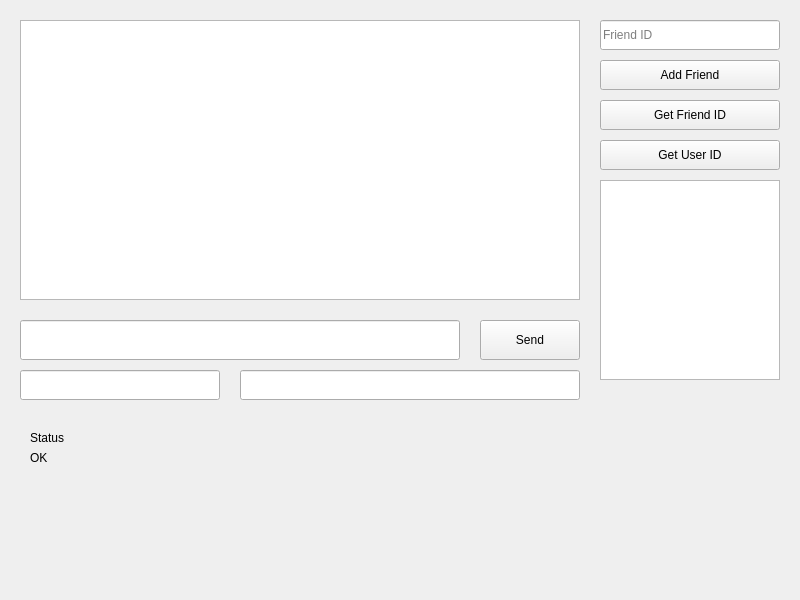
<?xml version="1.0" encoding="UTF-8"?>
<ui version="4.0">
 <class>MainWindow</class>
 <widget class="QMainWindow" name="MainWindow">
  <property name="geometry">
   <rect>
    <x>0</x>
    <y>0</y>
    <width>800</width>
    <height>600</height>
   </rect>
  </property>
  <widget class="QWidget" name="centralwidget">
   <widget class="QTextEdit" name="messagesTextEdit">
    <property name="geometry">
     <rect>
      <x>20</x>
      <y>20</y>
      <width>560</width>
      <height>280</height>
     </rect>
    </property>
   </widget>
   <widget class="QLineEdit" name="messageLineEdit">
    <property name="geometry">
     <rect>
      <x>20</x>
      <y>320</y>
      <width>440</width>
      <height>40</height>
     </rect>
    </property>
   </widget>
   <widget class="QPushButton" name="sendButton">
    <property name="geometry">
     <rect>
      <x>480</x>
      <y>320</y>
      <width>100</width>
      <height>40</height>
     </rect>
    </property>
    <property name="text">
     <string>Send</string>
    </property>
   </widget>
   <widget class="QLineEdit" name="friendIdLineEdit">
    <property name="geometry">
     <rect>
      <x>600</x>
      <y>20</y>
      <width>180</width>
      <height>30</height>
     </rect>
    </property>
    <property name="placeholderText">
     <string>Friend ID</string>
    </property>
   </widget>
   <widget class="QPushButton" name="addFriendButton">
    <property name="geometry">
     <rect>
      <x>600</x>
      <y>60</y>
      <width>180</width>
      <height>30</height>
     </rect>
    </property>
    <property name="text">
     <string>Add Friend</string>
    </property>
   </widget>
   <widget class="QPushButton" name="getFriendIdButton">
    <property name="geometry">
     <rect>
      <x>600</x>
      <y>100</y>
      <width>180</width>
      <height>30</height>
     </rect>
    </property>
    <property name="text">
     <string>Get Friend ID</string>
    </property>
   </widget>
   <widget class="QPushButton" name="getUserIdButton">
    <property name="geometry">
     <rect>
      <x>600</x>
      <y>140</y>
      <width>180</width>
      <height>30</height>
     </rect>
    </property>
    <property name="text">
     <string>Get User ID</string>
    </property>
   </widget>
   <widget class="QListWidget" name="friendsListWidget">
    <property name="geometry">
     <rect>
      <x>600</x>
      <y>180</y>
      <width>180</width>
      <height>200</height>
     </rect>
    </property>
   </widget>
   <widget class="QLineEdit" name="versionLineEdit">
    <property name="geometry">
     <rect>
      <x>20</x>
      <y>370</y>
      <width>200</width>
      <height>30</height>
     </rect>
    </property>
    <property name="readOnly">
     <bool>true</bool>
    </property>
   </widget>
   <widget class="QLineEdit" name="errorLineEdit">
    <property name="geometry">
     <rect>
      <x>240</x>
      <y>370</y>
      <width>340</width>
      <height>30</height>
     </rect>
    </property>
    <property name="readOnly">
     <bool>true</bool>
    </property>
   </widget>
   <widget class="QLabel" name="connectionStatusLabel">
    <property name="geometry">
     <rect>
      <x>30</x>
      <y>430</y>
      <width>301</width>
      <height>16</height>
     </rect>
    </property>
    <property name="text">
     <string>Status</string>
    </property>
   </widget>
   <widget class="QLabel" name="errorStatusLabel">
    <property name="geometry">
     <rect>
      <x>30</x>
      <y>450</y>
      <width>671</width>
      <height>16</height>
     </rect>
    </property>
    <property name="text">
     <string>OK</string>
    </property>
   </widget>
  </widget>
 </widget>
 <resources/>
 <connections/>
</ui>
